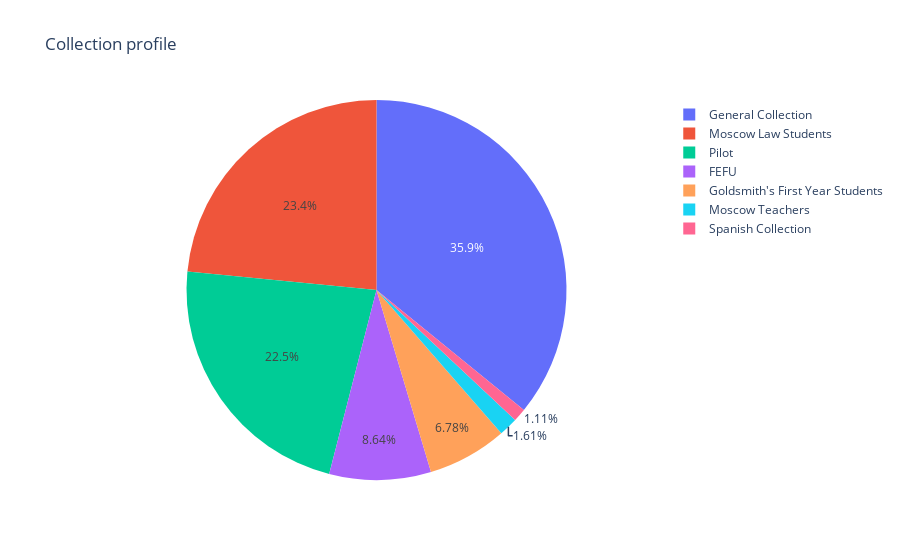

The notebook cell this image was saved under:
### Markdown cell above
This is a Russian language prevalent sample.

### Code cell
# collection profile

temp_series = pdx['Collection'].value_counts()
labels = (np.array(temp_series.index))
sizes = (np.array((temp_series / temp_series.sum())*100))

trace = go.Pie(labels=labels, values=sizes)
layout = go.Layout(
    title='Collection profile'
)
data = [trace]
fig = go.Figure(data=data, layout=layout)
py.iplot(fig)

### Figure 1 — Plotly figure (JSON) as saved in the notebook; plotly's stock layout.template omitted (floating-point values rounded to 4 significant figures)
{"data": [{"labels": ["General Collection", "Moscow Law Students", "Pilot", "FEFU", "Goldsmith's First Year Students", "Moscow Teachers", "Spanish Collection"], "type": "pie", "values": [35.87, 23.45, 22.54, 8.636, 6.775, 1.613, 1.112]}], "layout": {"title": {"text": "Collection profile"}}}
